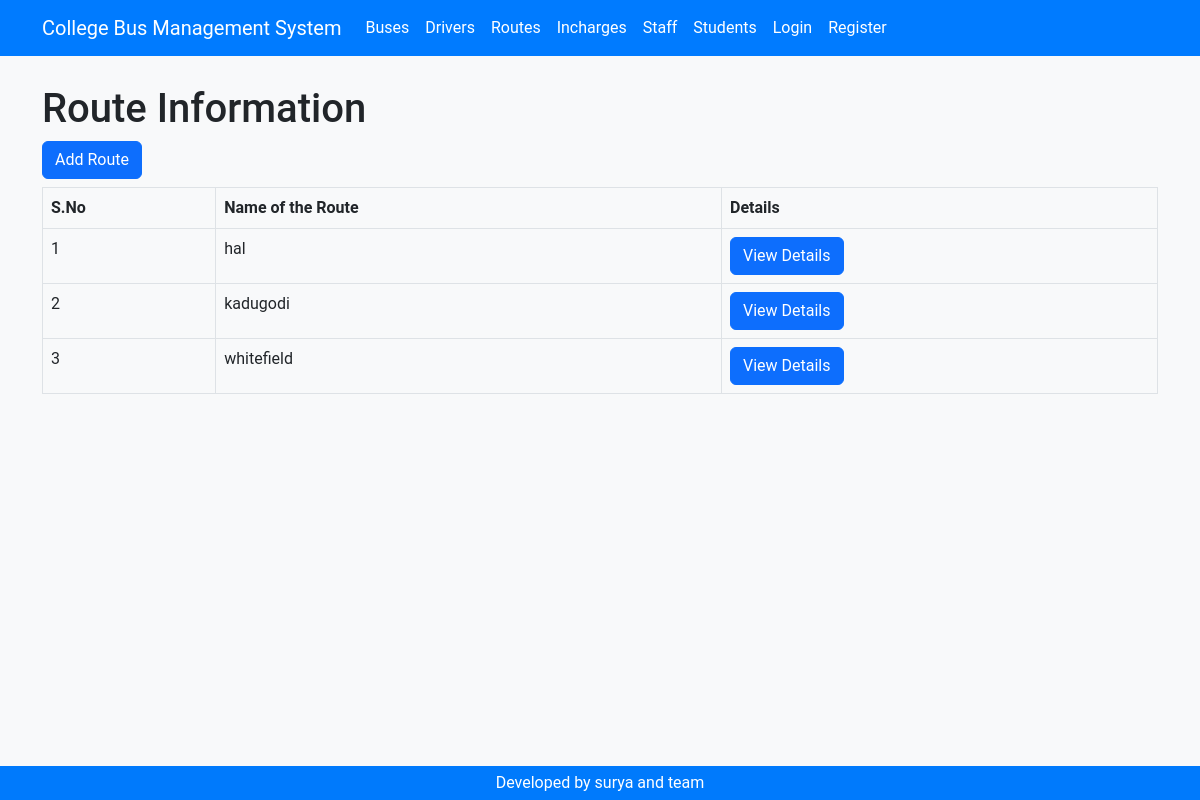
The app's page /routes/ with its own data.
### routes/models.py (models this page shows, shortened)
class Route(models.Model):
    route_name = models.CharField(max_length=100)
    start_location = models.CharField(max_length=100)
    end_location = models.CharField(max_length=100)
    route_number = models.CharField(max_length=10, unique=True)
    active = models.BooleanField(default=True)

### routes/views.py (the view)
# urls.py: path('', views.route_list, name='route_list'),
def route_list(request):
    routes = Route.objects.all()
    return render(request, 'routes/route_list.html', {'routes': routes})

### accounts/context_processors.py (called while the page is built)
def user_type(request):
    if request.user.is_authenticated:
        try:
            profile = Profile.objects.get(user=request.user)
            return {'user_type': profile.user_type}
        except Profile.DoesNotExist:
            return {'user_type': None}
    return {'user_type': None}

### templates/routes/route_list.html (shortened to what this page needs)
{% load static %}
<!DOCTYPE html>
<html lang="en">
  <head>
    <link href="{% static 'css/bootstrap.min.css' %}" rel="stylesheet" />
    <link href="{% static 'css/styles.css' %}" rel="stylesheet" />
  </head>
  <body>
    {% include 'header.html' %}
    <div class="container">
      <div class="row">
        <div class="col-md-12">
          {% block content %}
            <h1>Route Information</h1>
            <a class="btn btn-primary" href="{% url 'route_create' %}">Add Route</a>
            <div class="table-responsive">
              <table class="table table-bordered mt-2">
                <thead>
                  <tr>
                    <th>S.No</th>
                    <th>Name of the Route</th>
                    <th>Details</th>
                  </tr>
                </thead>
                <tbody>
                  {% for route in routes %}
                    <tr>
                      <td>{{ forloop.counter }}</td>
                      <td>{{ route.route_name }}</td>
                      <td>
                        <a class="btn btn-primary" href="{% url 'route_detail' route.pk %}">View Details</a>
                      </td>
                    </tr>
                  {% endfor %}
                </tbody>
              </table>
            </div>
          {% endblock %}
        </div>
      </div>
    </div>
    {% include 'footer.html' %}
  </body>
</html>

### static/css/styles.css (style rules this page uses)
body { background-color: #f8f9fa; font-family: 'Roboto', sans-serif; padding-top: 70px; }

### records on screen
Route: route_name "hal"
Route: route_name "kadugodi"
Route: route_name "whitefield"
